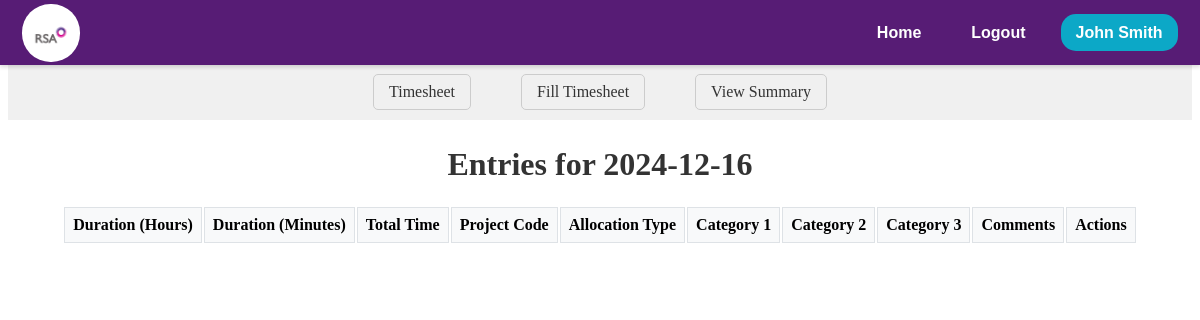
The page /timesheet/view_entries/2024-12-16 (signed in) on the database as committed earlier.
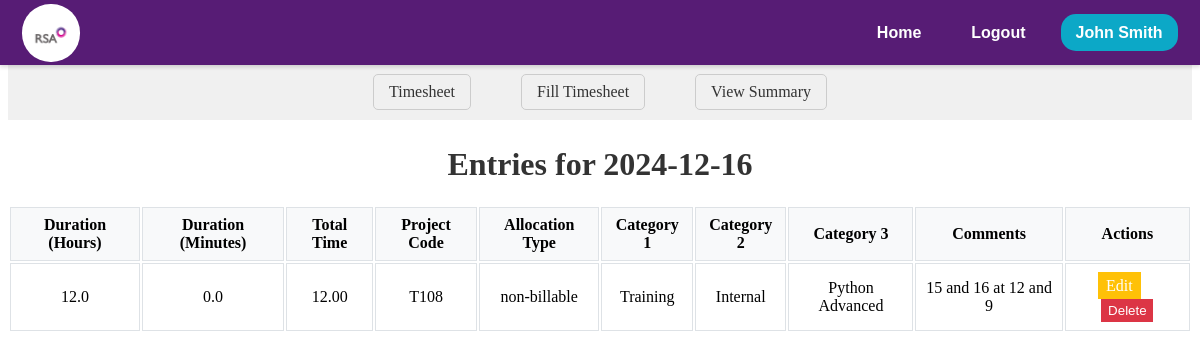
The same page on the database as committed later.
### models.py (models this page shows, shortened)
class EMPWD(db.Model, UserMixin):
    __tablename__ = 'EMPWD'
    EMPID = db.Column(db.String(255), primary_key=True)
    username = db.Column(db.String(255), unique=True, nullable=False)
    EName = db.Column(db.String(255))
    DOJRS = db.Column(db.Date)
    DOJSIPL = db.Column(db.Date, nullable=True)
    Profile = db.Column(db.String(255))
    Status = db.Column(db.String(50))
    SIPLLevel = db.Column(db.String(50))
    RSALevel = db.Column(db.String(50))
    EEMail = db.Column(db.String(255))
    IEMail = db.Column(db.String(255))
    Landline = db.Column(db.String(20))
    Mobile = db.Column(db.String(20))
    Ext = db.Column(db.String(10))
    Secretary = db.Column(db.String(255))
    SecretaryID = db.Column(db.String(255))
    SystemID = db.Column(db.String(255))
    Password = db.Column(db.String(255), nullable=False)
    Team = db.Column(db.String(255))
    LineManager = db.Column(db.String(255))
    LineManagerID = db.Column(db.String(255))
    AlternateContatName = db.Column(db.String(255))
    AlternateContatID = db.Column(db.String(255))
    DateofLeavingRSAASIPL = db.Column(db.Date)
    ReasonforLeaving = db.Column(db.String(255))
    LineManager2 = db.Column(db.String(255))
    ITAdmin = db.Column(db.String(255))
    HRAdmin = db.Column(db.String(255))
    TrnAdmin = db.Column(db.String(255))
    FinAdmin = db.Column(db.String(255))
    Field6 = db.Column(db.String(255))
    Field7 = db.Column(db.String(255))
    def get_id(self):
        return self.EMPID

class TimesheetEntry(db.Model):
    __tablename__ = 'timesheet_entries'
    Uniq_ID = db.Column(db.String(255), primary_key=True)
    EmpID = db.Column(db.String(10), nullable=False)
    DateofEntry = db.Column(db.Date, nullable=False)
    StartTime = db.Column(db.String(255))
    EndTime = db.Column(db.String(255))
    Hours = db.Column(db.Float)
    Minutes = db.Column(db.Float)
    AllocationType = db.Column(db.String(50))
    Category1 = db.Column(db.String(50))
    Category2 = db.Column(db.String(50))
    Category3 = db.Column(db.String(50))
    ProjectCode = db.Column(db.String(10))
    Category5 = db.Column(db.String(50))
    Category6 = db.Column(db.String(50))
    Comment = db.Column(db.String(255))
    Team = db.Column(db.String(255), nullable=False)
    Status = db.Column(db.String(20))
    SubmitDate = db.Column(db.DateTime, default=lambda: datetime.now(timezone.utc))
    RecordType = db.Column(db.String(50))
    WO_Percent = db.Column(db.Float)
    WO_Units = db.Column(db.Integer)
    NetUnits = db.Column(db.Integer)
    BaseRate = db.Column(db.Float)
    Billed_Label = db.Column(db.String(50))
    WOFF_Reason = db.Column(db.String(255))
    LastUploadDate = db.Column(db.DateTime, onupdate=lambda: datetime.now(timezone.utc))
    LastUpdatedBy = db.Column(db.String(50))
    InvNum =db.Column(db.Float)
    FinalRate = db.Column(db.Float)
    SSMA_TimeStamp = db.Column(db.DateTime )

### app.py (the view)
@app.route('/timesheet/view_entries/<date>')
@login_required
def view_entries(date):
    try:
        date = datetime.strptime(date, '%Y-%m-%d').date()
        entries = TimesheetEntry.query.filter_by(EmpID=current_user.get_id(), DateofEntry=date).all()
        return render_template('timesheet/timesheet-summery/view_entries.html', entries=entries, date=date, user=current_user)
    except Exception as e:
            session['error_type'] = "Internal Server Error"
            session['error_message'] = f"Unable get data for the {date}"
            return redirect(url_for('error_page'))

### app.py (called while the page is built)
@app.before_request
def session_management():
    session.permanent = True

@login_manager.user_loader
def load_user(user_id):
    session = db.session
    return session.get(EMPWD, user_id)

### templates/timesheet/timesheet-summery/view_entries.html (shortened to what this page needs)
<!DOCTYPE html>
<html lang="en">
  <head>
    <link
      rel="stylesheet"
      href="{{ url_for('static', filename='css/timesheet/view_entries.css') }}"
    />
  </head>
  <body>
    <div>
      {% include 'navbar/navbar.html' %}
      <nav class="ts-nav-container">
        <div class="ts-nav-center">
          <a href="/timesheet" class="ts-nav-link">Timesheet</a>
          <a href="/timesheet/fill" class="ts-nav-link">Fill Timesheet</a>
          <a href="/timesheet/summary" class="ts-nav-link"> View Summary</a>
        </div>
      </nav>
      <div class="view-box">
        <h1 class="ts-dateentry-title">Entries for {{ date }}</h1>
        <table>
          <thead class="ts-dateentry-header">
            <tr class="ts-dateentry-header-row">
              <th class="ts-dateentry-header-cell">Duration (Hours)</th>
              <th class="ts-dateentry-header-cell">Duration (Minutes)</th>
              <th class="ts-dateentry-header-cell">Total Time</th>
              <th class="ts-dateentry-header-cell">Project Code</th>
              <th class="ts-dateentry-header-cell">Allocation Type</th>
              <th class="ts-dateentry-header-cell">Category 1</th>
              <th class="ts-dateentry-header-cell">Category 2</th>
              <th class="ts-dateentry-header-cell">Category 3</th>
              <th class="ts-dateentry-header-cell">Comments</th>
              <th class="ts-dateentry-header-cell">Actions</th>
            </tr>
          </thead>
          <tbody>
            {% for entry in entries %}
            <tr class="ts-dateentry-row">
              <td class="ts-dateentry-cell">{{ entry.Hours}}</td>
              <td class="ts-dateentry-cell">{{ entry.Minutes }}</td>
              <td class="ts-dateentry-cell">
                {{"%.2f" | format(entry.Hours + (entry.Minutes/60))}}
              </td>
              <td class="ts-dateentry-cell">{{ entry.ProjectCode }}</td>
              <td class="ts-dateentry-cell">{{ entry.AllocationType }}</td>
              <td class="ts-dateentry-cell">{{ entry.Category1}}</td>
              <td class="ts-dateentry-cell">{{ entry.Category2}}</td>
              <td class="ts-dateentry-cell">{{ entry.Category3}}</td>
              <td class="ts-dateentry-cell">{{ entry.Comment }}</td>
              <td class="ts-dateentry-cell">
                <a class="ts-dateentry-link" href="/comingsoon">Edit</a>
                <form
                  action="{{ url_for('delete_entry', entry_id=entry.Uniq_ID) }}"
                  method="POST"
                  style="display: inline"
                  class="ts-dateentry-form"
                >
                  <button
                    type="submit"
                    onclick="handleCustomConfirm(event, 'Are you sure you want to delete this entry?');"
                    class="ts-dateentry-button"
                  >
                    Delete
                  </button>
                </form>
              </td>
            </tr>
            {% endfor %}
          </tbody>
        </table>
      </div>
    </div>
  </body>
</html>

### templates/navbar/navbar.html (shortened to what this page needs)
<!DOCTYPE html>
<html lang="en">
  <head>
    <link
      rel="stylesheet"
      href="{{ url_for('static', filename='css/navbar/navbar.css') }}"
    />
  </head>
  <body>
    <header id="navbar">
      <nav class="navbar-container container">
        <a href="/home" class="home-link">
          <div class="navbar-logo">
            <img
              src="{{ url_for('static', filename='images/logo.png') }}"
              alt="Logo"
            />
          </div>
        </a>
        <div class="navbar-links">
          <a class="navbar-link" href="/home">Home</a>
          <a class="navbar-link" href="/logout">Logout</a>
          <div class="navInfo" data-toggle="false">
            <a class="navbar-link-name" href="#">
              <span>{{user.EName}}</span>
            </a>
          </div>
        </div>
      </nav>
    </header>
  </body>
</html>

### static/css/timesheet/view_entries.css (style rules this page uses)
.ts-dateentry-title { font-size: 2em; color: #333; text-align: center; }
.ts-dateentry-header { background-color: #f8f9fa; }
.ts-dateentry-header-cell { font-weight: bold; padding: 0.5em; border: 1px solid #dee2e6; }
.ts-dateentry-row { background-color: #fff; }
.ts-dateentry-cell { padding: 0.5em; border: 1px solid #dee2e6; }
.ts-dateentry-link { background-color: #ffc107; color: white; border: none; padding: 0.3em 0.5em; cursor: pointer; margin-right: 1em; text-decoration: none; display: inline-block; }
.ts-dateentry-form { display: inline-block; }
.ts-dateentry-button { background-color: #dc3545; color: white; border: none; padding: 0.3em 0.5em; cursor: pointer; }
.ts-nav-container { margin-top: 64px; margin-bottom: 5px; display: flex; justify-content: center; align-items: center; padding: 10px 20px; background-color: #f0f0f0; }
.ts-nav-center { display: flex; }
.ts-nav-link { margin: 0 25px; text-decoration: none; color: #333; border: 1px solid #ccc; padding: 8px 15px; border-radius: 5px; }
.view-box { text-align: center; align-items: center; justify-content: center; display: flex; flex-direction: column; }

### static/css/navbar/navbar.css (style rules this page uses)
#navbar { --navbar-bg-color: #571c75; --navbar-text-color: #fff; --navbar-text-color-focus: #fff; --navbar-bg-contrast: rgb(255, 0, 85); position: fixed; top: 0; left: 0; right: 0; height: 65px; background-color: var(--navbar-bg-color); box-shadow: 0 2px 4px rgba(0, 0, 0, 0.15); z-index: 99; font-weight: 700; font-family: sans-serif; }
.navbar-container { display: flex; justify-content: space-between; align-items: center; height: 100%; padding: 0 1.4rem; }
.home-link { display: flex; align-items: center; }
.navbar-logo { background-color: var(--navbar-text-color-focus); border-radius: 49%; width: 58px; height: 58px; margin-right: 0.5em; }
.navbar-logo img { width: 46px; margin-top: 0.55rem; margin-left: 0.34rem; }
.navbar-links { display: flex; align-items: center; gap: 20px; }
.navbar-link { color: var(--navbar-text-color); text-decoration: none; border-radius: 15px; padding: 10px 15px; transition: background-color 0.3s ease; border-radius: 15px; }
.navbar-link-name { background-color: #0ca8c7; color: #fff; padding: 10px 15px; border-radius: 15px; text-decoration: none; }
.navInfo { position: relative; color: black; }

Rows that differ between the two databases and show on the page:
added TimesheetEntry: Hours "12.0", Minutes "0.0", entry.Hours+(entry.Minutes/60) "12.00", ProjectCode "T108", AllocationType "non-billable", Category1 "Training", Category2 "Internal", Category3 "Python Advanced", Comment "15 and 16 at 12 and 9"
